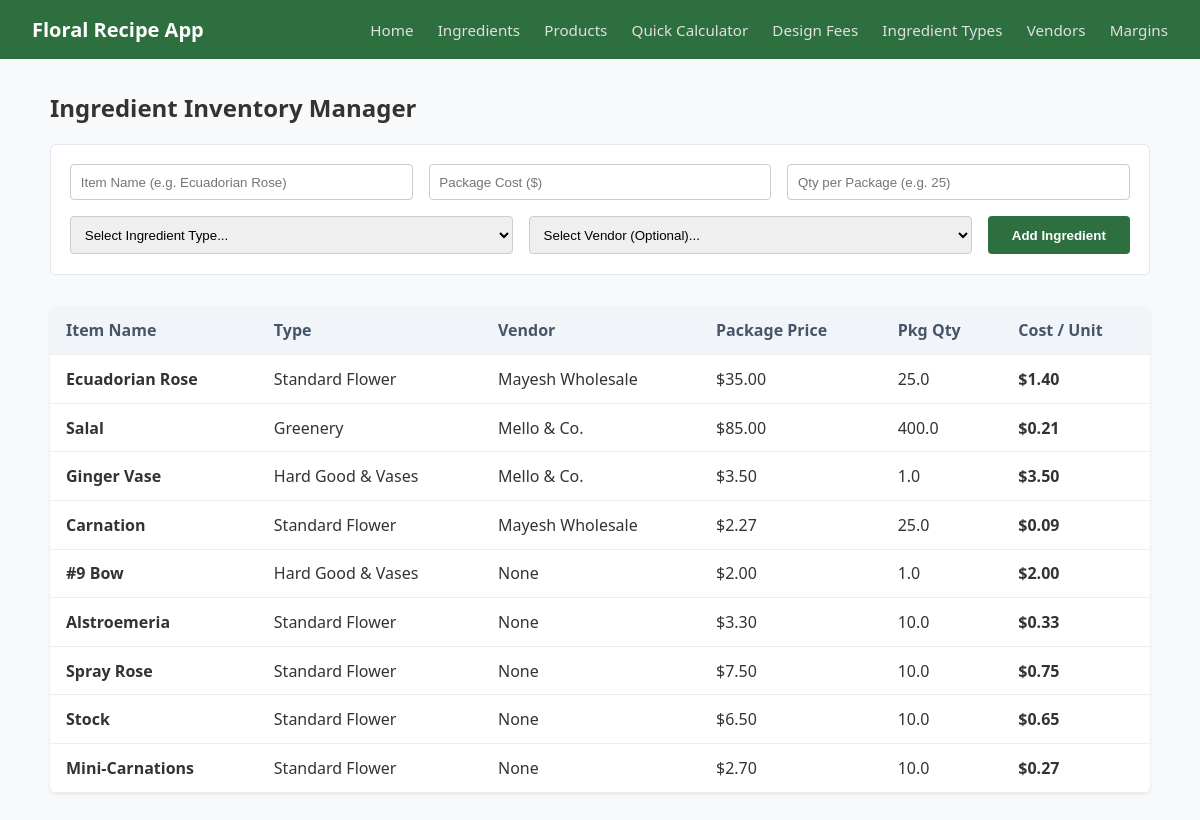
The page /ingredients on the database as committed earlier.
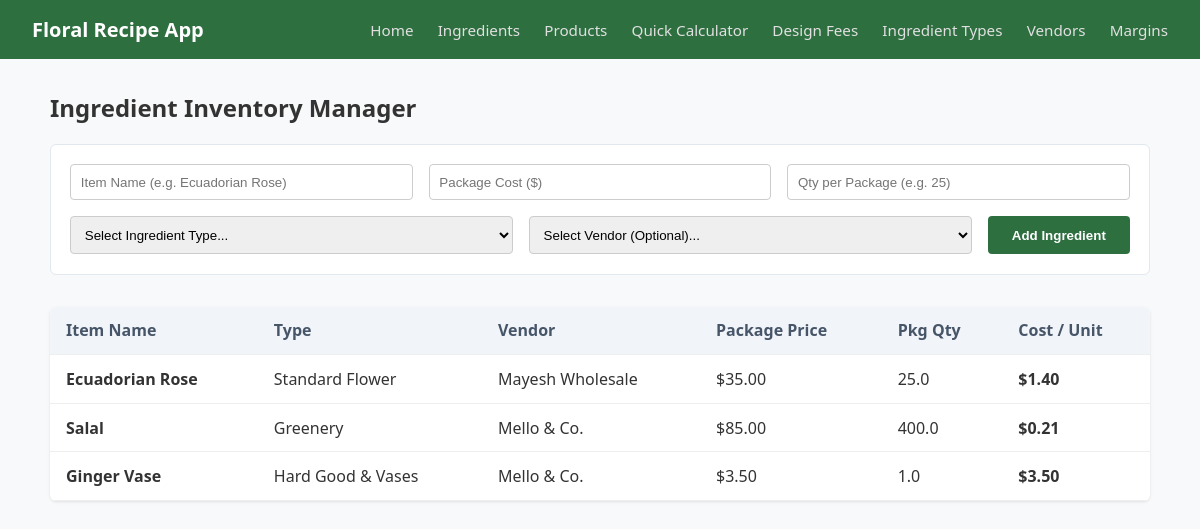
The same page on the database as committed later.
### models.py (models this page shows, shortened)
class Ingredient(db.Model):
    __tablename__ = 'ingredients'
    id = db.Column(db.Integer, primary_key=True)
    name = db.Column(db.String(100), nullable=False)
    cost_per_pkg = db.Column(db.Float, nullable=False)
    qty_per_pkg = db.Column(db.Float, nullable=False)
    ingredient_type_id = db.Column(db.Integer, db.ForeignKey('ingredient_types.id'), nullable=False)
    vendor_id = db.Column(db.Integer, db.ForeignKey('vendors.id'), nullable=True)

class IngredientType(db.Model):
    __tablename__ = 'ingredient_types'
    id = db.Column(db.Integer, primary_key=True)
    name = db.Column(db.String(50), nullable=False, unique=True) # e.g. Flower, Filler, Supply
    markup = db.Column(db.Float, default=4.0) # Multiplier
    ingredients = db.relationship('Ingredient', backref='type_info', lazy=True)

class Vendor(db.Model):
    __tablename__ = 'vendors'
    id = db.Column(db.Integer, primary_key=True)
    name = db.Column(db.String(100), nullable=False)
    ingredients = db.relationship('Ingredient', backref='vendor', lazy=True)

### app.py (the view, shortened to what this page needs)
@app.route('/ingredients', methods=['GET', 'POST'])
def ingredients():
    all_ingredients = models.Ingredient.query.all()
    all_types = models.IngredientType.query.all()
    all_vendors = models.Vendor.query.all()
    return render_template(
        'ingredients.html',
        ingredients=all_ingredients,
        types=all_types,
        vendors=all_vendors
    )

### templates/ingredients.html (shortened to what this page needs)
{% extends 'base.html' %}
{% block content %}
<h2>Ingredient Inventory Manager</h2>
<form method="POST" class="form-stacked">
    <div class="form-row">
        <input type="text" name="name" placeholder="Item Name (e.g. Ecuadorian Rose)" required>
        <input type="number" step="0.01" name="cost_per_pkg" placeholder="Package Cost ($)" required>
        <input type="number" step="0.1" name="qty_per_pkg" placeholder="Qty per Package (e.g. 25)" required>
    </div>
    <div class="form-row">
        <select name="ingredient_type_id" required>
            <option value="" disabled selected>Select Ingredient Type...</option>
        </select>
        <select name="vendor_id">
            <option value="">Select Vendor (Optional)...</option>
        </select>
        <button type="submit">Add Ingredient</button>
    </div>
</form>
<table class="data-table">
    <thead>
        <tr>
            <th>Item Name</th>
            <th>Type</th>
            <th>Vendor</th>
            <th>Package Price</th>
            <th>Pkg Qty</th>
            <th>Cost / Unit</th>
        </tr>
    </thead>
    <tbody>
        {% for item in ingredients %}
        <tr>
            <td><strong>{{ item.name }}</strong></td>
            <td>{{ item.type_info.name if item.type_info else 'N/A' }}</td>
            <td>{{ item.vendor.name if item.vendor.name else 'None' }}</td>
            <td>${{ "%.2f"|format(item.cost_per_pkg) }}</td>
            <td>{{ item.qty_per_pkg }}</td>
            <td><strong>${{ "%.2f"|format(item.cost_per_pkg / item.qty_per_pkg) }}</strong></td>
        </tr>
        {% else %}
        <tr><td colspan="6">No ingredients found in inventory. Add one above!</td></tr>
        {% endfor %}
    </tbody>
</table>
{% endblock %}

### templates/base.html (shortened to what this page needs)
<!DOCTYPE html>
<html lang="en">
<head>
    <link rel="stylesheet" href="{{ url_for('static', filename='css/main.css') }}">
</head>
<body>
    <header class="navbar">
        <div class="logo">
            <a href="{{ url_for('index') }}">Floral Recipe App</a>
        </div>
        <nav class="nav-links">
            <a href="{{ url_for('index') }}">Home</a>
            <a href="{{ url_for('ingredients') }}">Ingredients</a>
            <a href="{{ url_for('products') }}">Products</a>
            <a href="{{ url_for('temp_calculator') }}">Quick Calculator</a>
            <a href="{{ url_for('design_fees') }}">Design Fees</a>
            <a href="{{ url_for('ingredient_types') }}">Ingredient Types</a>
            <a href="{{ url_for('vendors') }}">Vendors</a>
            <a href="{{ url_for('profit_margins') }}">Margins</a>
        </nav>
    </header>
    <main class="container">
    {% block content %}{% endblock %}
    </main>
</body>
</html>

### static/css/main.css (style rules this page uses)
body { font-family: 'Segoe UI', 'Segoe UI', Tahoma, Geneva, Verdana, sans-serif; background-color: #f8f9fa; color: #333333; margin: 0; padding: 0; }
.navbar { display: flex; justify-content: space-between; align-items: center; background-color: #2e6f40; padding: 1rem 2rem; }
.navbar .logo a { color: #fff; font-size: 1.25rem; font-weight: bold; text-decoration: none; }
.navbar .nav-links a { color: #e0e0e0; text-decoration: none; margin-left: 1.25rem; font-size: 0.95rem; }
.container { max-width: 1100px; margin: 2rem auto; padding: 0 1 rem; }
.data-table { width: 100%; border-collapse: collapse; background: white; border-radius: 6px; overflow: hidden; box-shadow: 0 1px 3px rgba(0, 0, 0, 0.1); }
.data-table th, .data-table td { padding: 0.8rem 1rem; text-align: left; border-bottom: 1px solid #eee; }
.data-table th { background-color: #f1f5f9; color: #475569; }
.form-stacked { display: flex; flex-direction: column; gap: 1rem; margin-bottom: 2rem; background: #fff; padding: 1.2rem; border-radius: 6px; border: 1px solid #e2e8f0; }
.form-stacked .form-row { display: flex; gap: 1rem; }
.form-stacked .form-row input, .form-stacked .form-row select { padding: 0.6rem; border: 1px solid #ccc; border-radius: 4px; flex: 1; }
.form-stacked .form-row button { background-color: #2e6f40; color: white; border: none; padding: 0.6rem 1.5rem; border-radius: 4px; cursor: pointer; font-weight: bold; }

Rows that differ between the two databases and show on the page:
removed Ingredient: name "Carnation", type_info "Standard Flower", vendor "Mayesh Wholesale", cost_per_pkg "2.27", qty_per_pkg "25.0", item.cost_per_pkg/item.qty_per_pkg "0.09"
removed Ingredient: name "#9 Bow", type_info "Hard Good & Vases", vendor "None", cost_per_pkg "2.00", qty_per_pkg "1.0", item.cost_per_pkg/item.qty_per_pkg "2.00"
removed Ingredient: name "Alstroemeria", type_info "Standard Flower", vendor "None", cost_per_pkg "3.30", qty_per_pkg "10.0", item.cost_per_pkg/item.qty_per_pkg "0.33"
removed Ingredient: name "Spray Rose", type_info "Standard Flower", vendor "None", cost_per_pkg "7.50", qty_per_pkg "10.0", item.cost_per_pkg/item.qty_per_pkg "0.75"
removed Ingredient: name "Stock", type_info "Standard Flower", vendor "None", cost_per_pkg "6.50", qty_per_pkg "10.0", item.cost_per_pkg/item.qty_per_pkg "0.65"
removed Ingredient: name "Mini-Carnations", type_info "Standard Flower", vendor "None", cost_per_pkg "2.70", qty_per_pkg "10.0", item.cost_per_pkg/item.qty_per_pkg "0.27"
